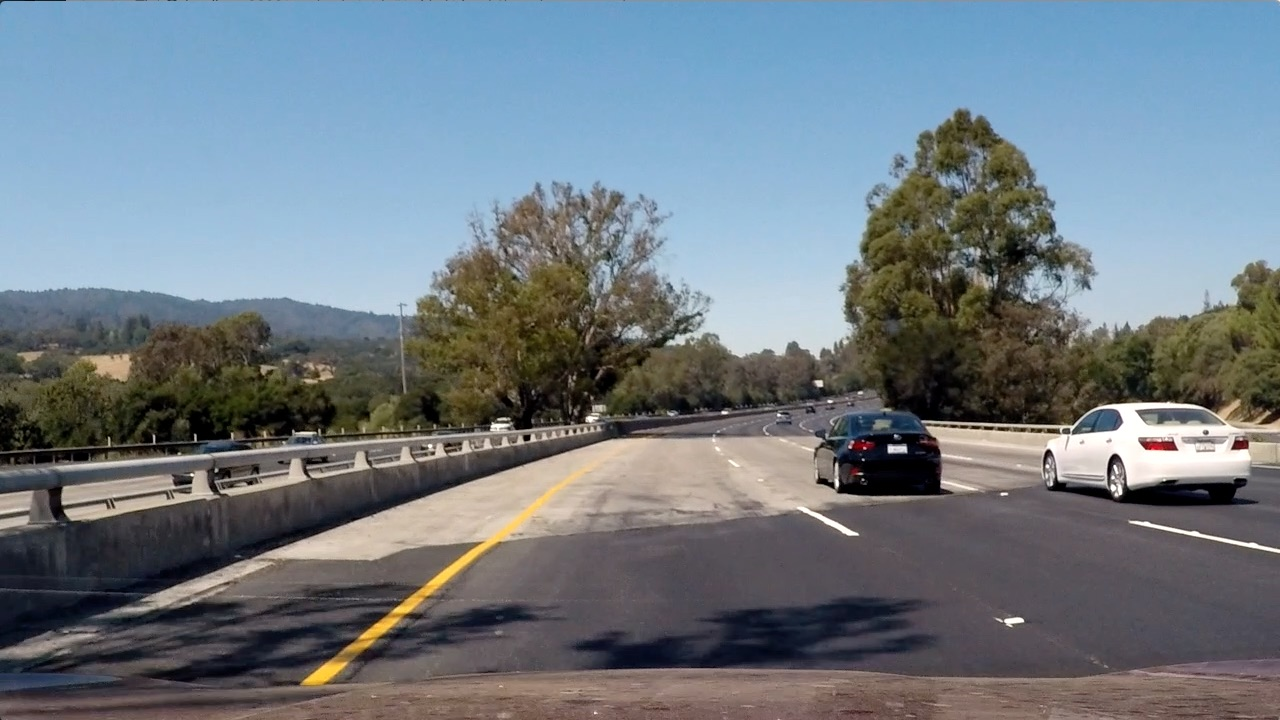
#> input picture test_images/test4.jpg, 1280 x 720 px
$ jupyter execute --allow-errors Untitled.ipynb   (older library calls are emulated)
#> lines starting #> are read from the running program, lines starting #| are printed output that depends on the picture
### helper.py
import numpy as np
import cv2
import glob
import matplotlib.pyplot as plt


# helper function to undistort and transofrm
# [142 lines left out: functions plot_points, color_thresh, subplot_images, cal_undistort, warp, unwarp and 3 more, not called in this run]


# Define a function that thresholds the S-channel of HLS
# Use exclusive lower bound (>) and inclusive upper (<=)
def hls_select(img, thresh=(90, 255)):
    # 1) Convert to HLS color space
    hls = cv2.cvtColor(img, cv2.COLOR_BGR2HLS)
    # 2) Apply a threshold to the S channel
    s = hls[:, :, 2]
    # 3) Return a binary image of threshold result
    binary = np.zeros_like(s)
    binary[(s > thresh[0]) & (s <= thresh[1])] = 1  # placeholder line
    return binary


# helper for thresh
# [27 lines left out: functions thresh, hsv_select, not called in this run]

### Untitled.ipynb
[cell 1]
import cv2
import numpy as np
import matplotlib.pyplot as pl
import numpy
import pickle
from helper import *

[cell 2]
#import pickle file
calib_dist = pickle.load(open('./camera_cal/calib_dist_mtx.p',"rb"))
#> (reads camera_cal/calib_dist_mtx.p from the repository)
mtx = calib_dist["mtx"]
dist = calib_dist["dist"]

[cell 3]
image = cv2.imread('./test_images/test4.jpg')
#> image is the input picture: shape (720, 1280, 3); mean B, G, R 130.9, 122.7, 112.2
image = cv2.undistort(image, mtx, dist, None, mtx)
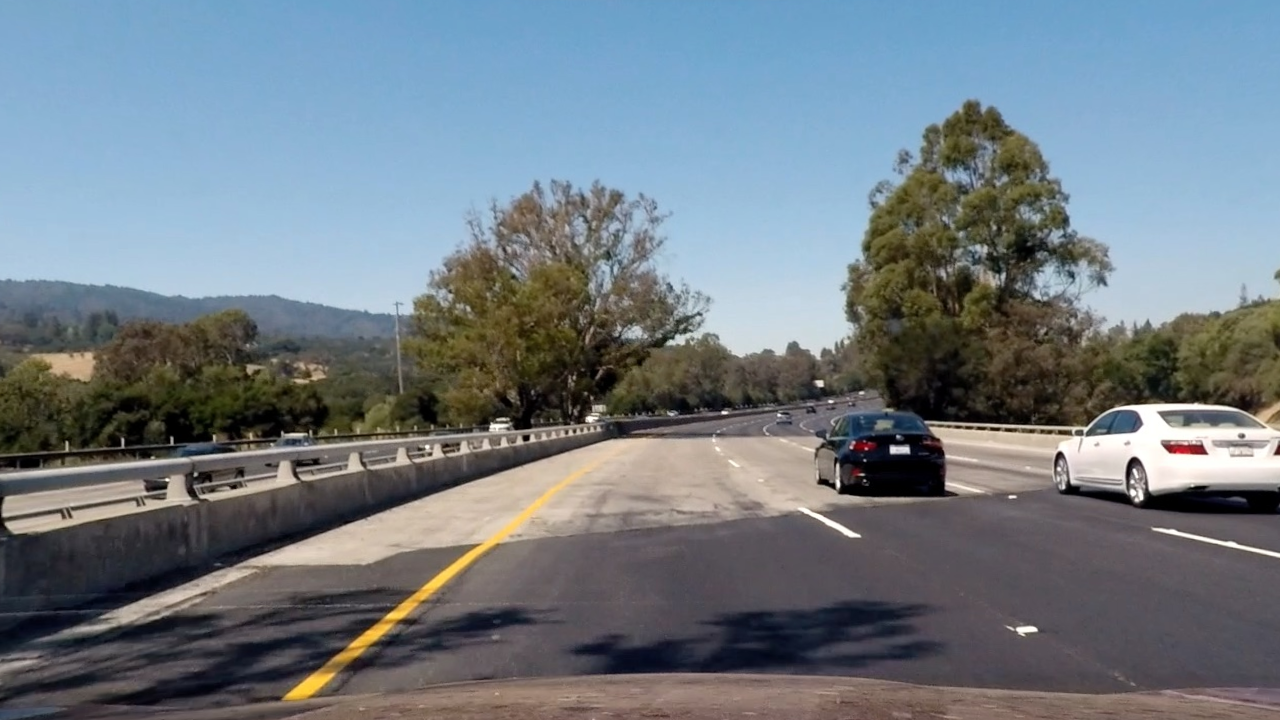
#> image: shape (720, 1280, 3); mean B, G, R 131, 123.1, 112.8
#> the sliders are set to ksize = 16, dir_low = 127, hls_low = 127, r_low = 127

[cell 4]
def combined_binary_mask(image, ksize, dir_low,\
                                    hls_low, r_low):
    s_channel = hls_select(image, thresh=hls_low)
    gradx = abs_sobel_thresh(s_channel, orient='x', thresh_min=dir_low[0], thresh_max=dir_low[1],ksize=ksize)
    r_channel = rgb_thresh(image,r_low[0],r_low[1])
    combined = np.zeros_like(s)
    combined[(gradx == 1) & (r_channel== 1 )] = 1  # placeholder line
    return combined

[cell 5]
from IPython.html import widgets

from ipywidgets import interact
from IPython.display import display
def interactive_mask(ksize, dir_low,  hls_low,  r_low):
    combined = combined_binary_mask(image, ksize, dir_low,\
                                    hls_low,  r_low)
#> in hls_select, `hls = cv2.cvtColor(img, cv2.COLOR_BGR2HLS)`: hls: shape (720, 1280, 3); mean of channels 0, 1, 2 81.3, 121.7, 71
#> in hls_select, `s = hls[:, :, 2]`:
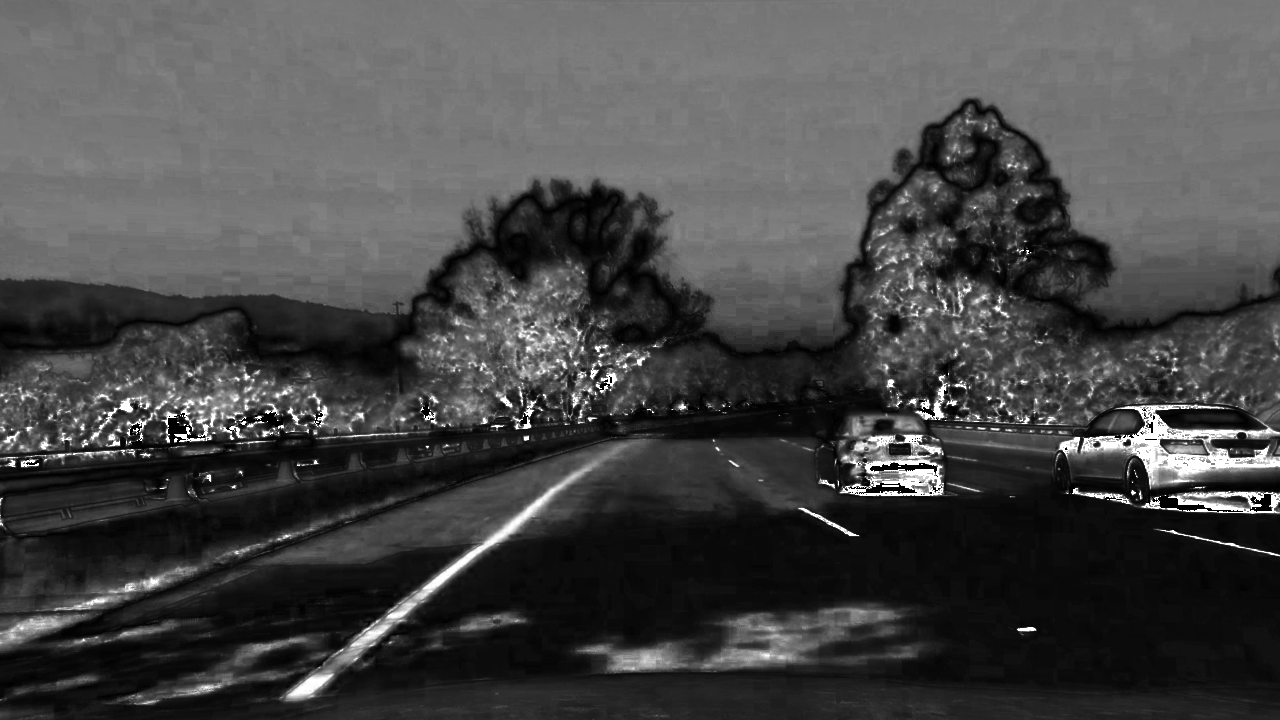
#> s: shape (720, 1280); min 0, max 255, mean 71
    plt.figure(figsize=(10,10))
    plt.imshow(combined,cmap='gray')

#> (a cell that did not finish here is left out)
